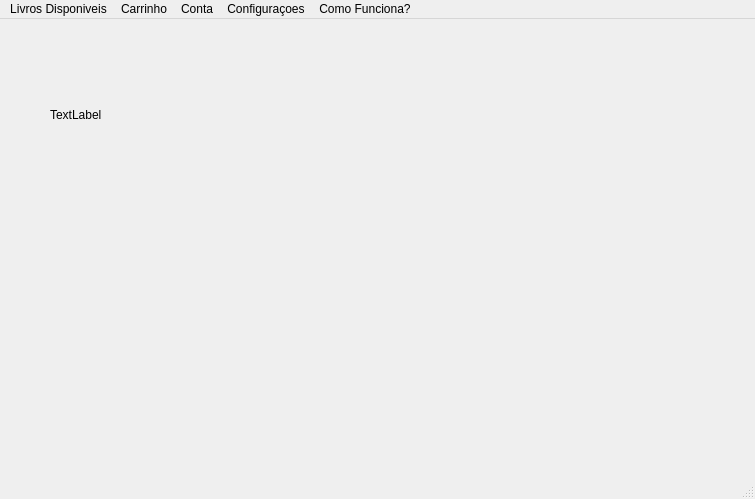
<?xml version="1.0" encoding="UTF-8"?>
<ui version="4.0">
 <class>MainWindow</class>
 <widget class="QMainWindow" name="MainWindow">
  <property name="geometry">
   <rect>
    <x>0</x>
    <y>0</y>
    <width>755</width>
    <height>499</height>
   </rect>
  </property>
  <property name="windowTitle">
   <string>Pagina inicial</string>
  </property>
  <widget class="QWidget" name="centralwidget">
   <widget class="QLabel" name="label">
    <property name="geometry">
     <rect>
      <x>50</x>
      <y>40</y>
      <width>81</width>
      <height>111</height>
     </rect>
    </property>
    <property name="autoFillBackground">
     <bool>true</bool>
    </property>
    <property name="text">
     <string>TextLabel</string>
    </property>
   </widget>
  </widget>
  <widget class="QMenuBar" name="menubar">
   <property name="geometry">
    <rect>
     <x>0</x>
     <y>0</y>
     <width>755</width>
     <height>22</height>
    </rect>
   </property>
   <widget class="QMenu" name="menuLivros_Disponiveis">
    <property name="title">
     <string>Livros Disponiveis</string>
    </property>
    <addaction name="separator"/>
    <addaction name="actionPrincipais_Livros_do_dia"/>
    <addaction name="actionPrincipais_livros_para_voce"/>
    <addaction name="actionLivros_que_est_o_alugados"/>
   </widget>
   <widget class="QMenu" name="menuCarrinho">
    <property name="title">
     <string>Carrinho</string>
    </property>
    <addaction name="actionVerificar_Carrinho"/>
   </widget>
   <widget class="QMenu" name="menuConta">
    <property name="title">
     <string>Conta</string>
    </property>
    <addaction name="actionLivros_que_voce_alugou"/>
    <addaction name="actionpreferencias"/>
    <addaction name="actionconfigura_oes_da_conta"/>
   </widget>
   <widget class="QMenu" name="menuConfigura_oes">
    <property name="title">
     <string>Configuraçoes</string>
    </property>
    <addaction name="actionConfigura_oes_gerais"/>
   </widget>
   <widget class="QMenu" name="menuComo_Funciona">
    <property name="title">
     <string>Como Funciona?</string>
    </property>
    <addaction name="actionComo_nosso_software_funciona"/>
   </widget>
   <addaction name="menuLivros_Disponiveis"/>
   <addaction name="menuCarrinho"/>
   <addaction name="menuConta"/>
   <addaction name="menuConfigura_oes"/>
   <addaction name="menuComo_Funciona"/>
  </widget>
  <widget class="QStatusBar" name="statusbar"/>
  <action name="actionVerificar_Carrinho">
   <property name="text">
    <string>Verificar Carrinho</string>
   </property>
  </action>
  <action name="actionPrincipais_Livros_do_dia">
   <property name="text">
    <string>Principais Livros do dia</string>
   </property>
  </action>
  <action name="actionPrincipais_livros_para_voce">
   <property name="text">
    <string>Principais livros para voce</string>
   </property>
  </action>
  <action name="actionLivros_que_est_o_alugados">
   <property name="text">
    <string>Livros que estão alugados</string>
   </property>
  </action>
  <action name="actionLivros_que_voce_alugou">
   <property name="text">
    <string>Livros que voce alugou</string>
   </property>
  </action>
  <action name="actionpreferencias">
   <property name="text">
    <string>preferencias</string>
   </property>
  </action>
  <action name="actionconfigura_oes_da_conta">
   <property name="text">
    <string>Configuraçoes da conta</string>
   </property>
  </action>
  <action name="actionConfigura_oes_gerais">
   <property name="text">
    <string>Configuraçoes gerais</string>
   </property>
  </action>
  <action name="actionComo_nosso_software_funciona">
   <property name="text">
    <string>Como nosso software funciona</string>
   </property>
  </action>
 </widget>
 <resources/>
 <connections/>
</ui>
